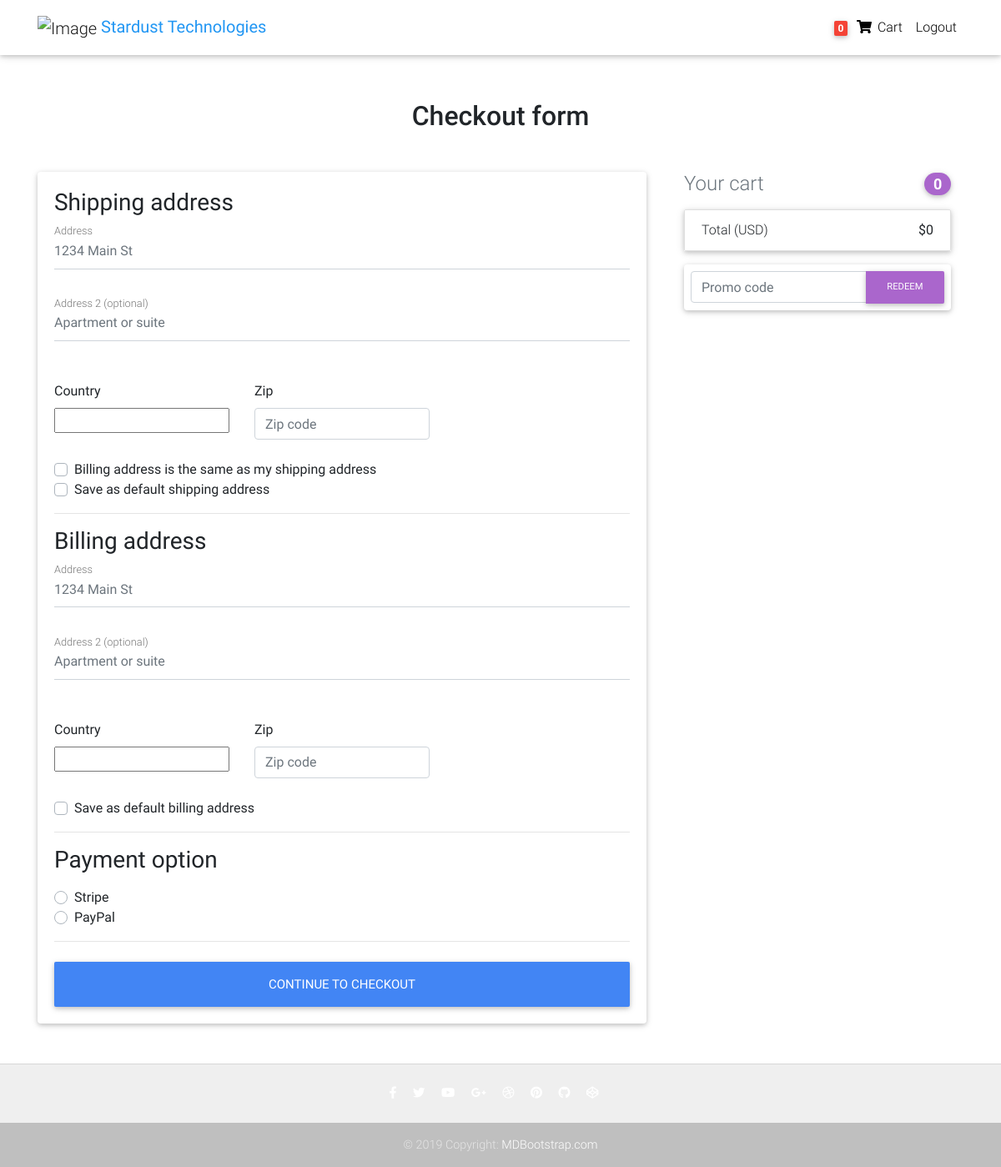
/checkout/ (signed in), run on an earlier commit of the app's database.
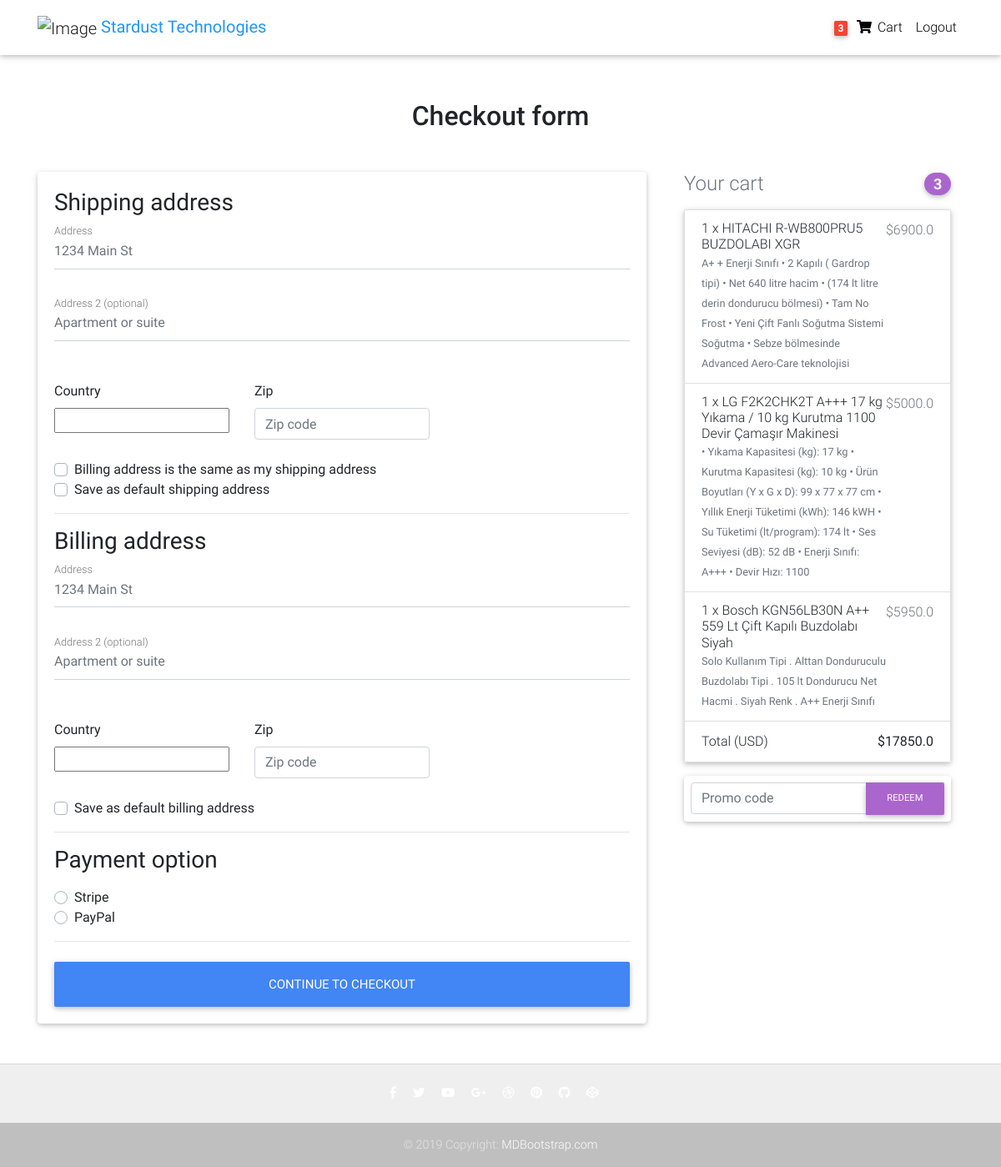
And on a later commit of the database.
### core/models.py (models this page shows, shortened)
class Order(models.Model):
    user = models.ForeignKey(settings.AUTH_USER_MODEL,
                             on_delete=models.CASCADE)
    ref_code = models.CharField(max_length=20, blank=True, null=True)
    items = models.ManyToManyField(OrderItem)
    start_date = models.DateTimeField(auto_now_add=True)
    ordered_date = models.DateTimeField()
    ordered = models.BooleanField(default=False)
    shipping_address = models.ForeignKey(
        'Address', related_name='shipping_address', on_delete=models.SET_NULL, blank=True, null=True)
    billing_address = models.ForeignKey(
        'Address', related_name='billing_address', on_delete=models.SET_NULL, blank=True, null=True)
    payment = models.ForeignKey(
        'Payment', on_delete=models.SET_NULL, blank=True, null=True)
    coupon = models.ForeignKey(
        'Coupon', on_delete=models.SET_NULL, blank=True, null=True)
    being_delivered = models.BooleanField(default=False)
    received = models.BooleanField(default=False)
    refund_requested = models.BooleanField(default=False)
    refund_granted = models.BooleanField(default=False)
    '''
    1. Item added to cart
    2. Adding a billing address
    (Failed checkout)
    3. Payment
    (Preprocessing, processing, packaging etc.)
    4. Being delivered
    5. Received
    6. Refunds
    '''
    def get_total(self):
        total = 0
        for order_item in self.items.all():
            total += order_item.get_final_price()
        if self.coupon:
            total -= self.coupon.amount
        return total

class OrderItem(models.Model):
    user = models.ForeignKey(settings.AUTH_USER_MODEL,
                             on_delete=models.CASCADE)
    ordered = models.BooleanField(default=False)
    item = models.ForeignKey(Item, on_delete=models.CASCADE)
    quantity = models.IntegerField(default=1)
    def get_total_discount_item_price(self):
        return self.quantity * self.item.discount_price
    def get_final_price(self):
        if self.item.discount_price:
            return self.get_total_discount_item_price()
        return self.get_total_item_price()

class Item(models.Model):
    title = models.CharField(max_length=100)
    price = models.FloatField()
    discount_price = models.FloatField(blank=True, null=True)
    category = models.CharField(choices=CATEGORY_CHOICES, max_length=2)
    label = models.CharField(choices=LABEL_CHOICES, max_length=1)
    slug = models.SlugField()
    description = models.TextField()
    image = models.ImageField()
    additional_information = models.TextField()

### core/views.py (the view, shortened to what this page needs)
# urls.py: path('checkout/', CheckoutView.as_view(), name='checkout'),
class CheckoutView(View):
    def get(self, *args, **kwargs):
        try:
            order = Order.objects.get(user=self.request.user, ordered=False)
            form = CheckoutForm()
            context = {
                'form': form,
                'couponform': CouponForm(),
                'order': order,
                'DISPLAY_COUPON_FORM': True
            }
            shipping_address_qs = Address.objects.filter(
                user=self.request.user,
                address_type='S',
                default=True
            )
            if shipping_address_qs.exists():
                context.update(
                    {'default_shipping_address': shipping_address_qs[0]})
            billing_address_qs = Address.objects.filter(
                user=self.request.user,
                address_type='B',
                default=True
            )
            if billing_address_qs.exists():
                context.update(
                    {'default_billing_address': billing_address_qs[0]})
            return render(self.request, "checkout.html", context)
        except ObjectDoesNotExist:
            messages.info(self.request, "You do not have an active order")
            return redirect("core:checkout")

### core/forms.py
class CheckoutForm(forms.Form):
    shipping_address = forms.CharField()
    shipping_address2 = forms.CharField(required=False)
    shipping_country = CountryField(blank_label='(select country)').formfield(
        widget=CountrySelectWidget(attrs={
            'class': 'custom-select d-block w-100',
        }))
    shipping_zip = forms.CharField(required=False)
    billing_address = forms.CharField()
    billing_address2 = forms.CharField(required=False)
    billing_country = CountryField(blank_label='(select country)').formfield(
        widget=CountrySelectWidget(attrs={
            'class': 'custom-select d-block w-100',
        }))
    billing_zip = forms.CharField(required=False)
    same_billing_address = forms.BooleanField(required=False)
    set_default_shipping = forms.BooleanField(required=False)
    use_default_shipping = forms.BooleanField(required=False)
    set_default_billing = forms.BooleanField(required=False)
    use_default_billing = forms.BooleanField(required=False)
    payment_option = forms.ChoiceField(
        widget=forms.RadioSelect, choices=PAYMENT_CHOICES)

### templates/checkout.html (shortened to what this page needs)
{% extends "base.html" %}
{% load crispy_forms_tags %}
{% block content %}
  <main >
    <div class="container wow fadeIn">
      <h2 class="my-5 h2 text-center">Checkout form</h2>
      <div class="row">
        <div class="col-md-8 mb-4">
          <div class="card">
            <form method="POST" class="card-body">
              <h3>Shipping address</h3>
              <div class='hideable_shipping_form'>
                <div class="md-form mb-5">
                  <input type='text' placeholder='1234 Main St' id='shipping_address' name='shipping_address' class='form-control' />
                  <label for="shipping_address" class="">Address</label>
                </div>
                <div class="md-form mb-5">
                  <input type='text' placeholder='Apartment or suite' id='shipping_address2' name='shipping_address2' class='form-control' />
                  <label for="shipping_address2" class="">Address 2 (optional)</label>
                </div>
                <div class="row">
                  <div class="col-lg-4 col-md-12 mb-4">
                    <label for="country">Country</label>
                    {{ form.shipping_country }}
                  </div>
                  <div class="col-lg-4 col-md-6 mb-4">
                    <label for="shipping_zip">Zip</label>
                    <input type='text' placeholder='Zip code' id='shipping_zip' name='shipping_zip' class='form-control' />
                  </div>
                </div>
                <div class="custom-control custom-checkbox">
                  <label class="custom-control-label" for="same_billing_address">Billing address is the same as my shipping address</label>
                </div>
                <div class="custom-control custom-checkbox">
                  <label class="custom-control-label" for="set_default_shipping">Save as default shipping address</label>
                </div>
              </div>
              <hr>
              <h3>Billing address</h3>
              <div class='hideable_billing_form'>
                <div class="md-form mb-5">
                  <input type='text' placeholder='1234 Main St' id='billing_address' name='billing_address' class='form-control' />
                  <label for="billing_address" class="">Address</label>
                </div>
                <div class="md-form mb-5">
                  <input type='text' placeholder='Apartment or suite' id='billing_address2' name='billing_address2' class='form-control' />
                  <label for="billing_address2" class="">Address 2 (optional)</label>
                </div>
                <div class="row">
                  <div class="col-lg-4 col-md-12 mb-4">
                    <label for="country">Country</label>
                    {{ form.billing_country }}
                  </div>
                  <div class="col-lg-4 col-md-6 mb-4">
                    <label for="billing_zip">Zip</label>
                    <input type='text' placeholder='Zip code' id='billing_zip' name='billing_zip' class='form-control' />
                  </div>
                </div>
                <div class="custom-control custom-checkbox">
                  <label class="custom-control-label" for="set_default_billing">Save as default billing address</label>
                </div>
              </div>
              <hr>
              <h3>Payment option</h3>
              <div class="d-block my-3">
                {% for value, name in form.fields.payment_option.choices %}
                <div class="custom-control custom-radio">
                  <label class="custom-control-label" for="{{ name }}">{{ name }}</label>
                </div>
                {% endfor %}
              </div>
              <hr class="mb-4">
              <button class="btn btn-primary btn-lg btn-block" type="submit">Continue to checkout</button>
            </form>
          </div>
        </div>
        <div class="col-md-4 mb-4">
          {% include "order_snippet.html" %}
        </div>
      </div>
    </div>
  </main>
{% endblock content %}

### templates/navbar.html (shortened to what this page needs)
{% load cart_template_tags %}
<nav class="navbar fixed-top navbar-expand-lg navbar-light white scrolling-navbar">
  <div class="container">
    <a class="navbar-brand waves-effect" href="/">
      <img src="https://www.kindpng.com/picc/m/69-691752_logo-icon-information-technology-clipart-png-download-icon.png" alt="Image" height="36" width="42"   >
      <strong class="blue-text">Stardust Technologies </strong>
    </a>
    <div class="collapse navbar-collapse" id="navbarSupportedContent">
      <ul class="navbar-nav nav-flex-icons">
        {% if request.user.is_authenticated %}
        <li class="nav-item">
          <a href="{% url 'core:order-summary' %}" class="nav-link waves-effect">
            <span class="badge red z-depth-1 mr-1"> {{ request.user|cart_item_count }} </span>
            <i class="fas fa-shopping-cart"></i>
            <span class="clearfix d-none d-sm-inline-block"> Cart </span>
          </a>
        </li>
        <li class="nav-item">
          <a class="nav-link waves-effect" href="{% url 'account_logout' %}">
            <span class="clearfix d-none d-sm-inline-block"> Logout </span>
          </a>
        </li>
        {% endif %}
      </ul>
    </div>
  </div>
</nav>

### templates/order_snippet.html (shortened to what this page needs)
<div class="col-md-12 mb-4">
    <h4 class="d-flex justify-content-between align-items-center mb-3">
    <span class="text-muted">Your cart</span>
    <span class="badge badge-secondary badge-pill">{{ order.items.count }}</span>
    </h4>
    <ul class="list-group mb-3 z-depth-1">
    {% for order_item in order.items.all %}
    <li class="list-group-item d-flex justify-content-between lh-condensed">
        <div>
        <h6 class="my-0">{{ order_item.quantity }} x {{ order_item.item.title}}</h6>
        <small class="text-muted">{{ order_item.item.description}}</small>
        </div>
        <span class="text-muted">${{ order_item.get_final_price }}</span>
    </li>
    {% endfor %}
    <li class="list-group-item d-flex justify-content-between">
        <span>Total (USD)</span>
        <strong>${{ order.get_total }}</strong>
    </li>
    </ul>
    {% if DISPLAY_COUPON_FORM %}
    <form class="card p-2" action="{% url 'core:add-coupon' %}" method="POST">
        <div class="input-group">
            {{ couponform.code }}
            <div class="input-group-append">
            <button class="btn btn-secondary btn-md waves-effect m-0" type="submit">Redeem</button>
            </div>
        </div>
    </form>
    {% endif %}
</div>

What changed in the data, as far as the page shows it:
computed for Order: items.count "0" → "3"; get_total "0" → "17850.0"
added OrderItem: quantity "1", item "HITACHI R-WB800PRU5 BUZDOLABI XGR", item.description "A+ + Enerji Sınıfı • 2 Kapılı ( Gardrop tipi) • Net 640 litre hacim • (174 lt litre derin dondurucu bölmesi) • Tam No Frost • Yeni Çift Fanlı Soğutma Sistemi Soğutma • Sebze bölmesinde Advanced Aero-Care teknolojisi", get_final_price "6900.0"
added OrderItem: quantity "1", item "LG F2K2CHK2T A+++ 17 kg Yıkama / 10 kg Kurutma 1100 Devir Çamaşır Makinesi", item.description "• Yıkama Kapasitesi (kg): 17 kg • Kurutma Kapasitesi (kg): 10 kg • Ürün Boyutları (Y x G x D): 99 x 77 x 77 cm • Yıllık Enerji Tüketimi (kWh): 146 kWH • Su Tüketimi (lt/program): 174 lt • Ses Seviyesi (dB): 52 dB • Enerji Sınıfı: A+++ • Devir Hızı: 1100", get_final_price "5000.0"
added OrderItem: quantity "1", item "Bosch KGN56LB30N A++ 559 Lt Çift Kapılı Buzdolabı Siyah", item.description "Solo Kullanım Tipi . Alttan Donduruculu Buzdolabı Tipi . 105 lt Dondurucu Net Hacmi . Siyah Renk . A++ Enerji Sınıfı", get_final_price "5950.0"
Also different on the page:
{{ request.user|cart_item_count }}: "0" → "3"
